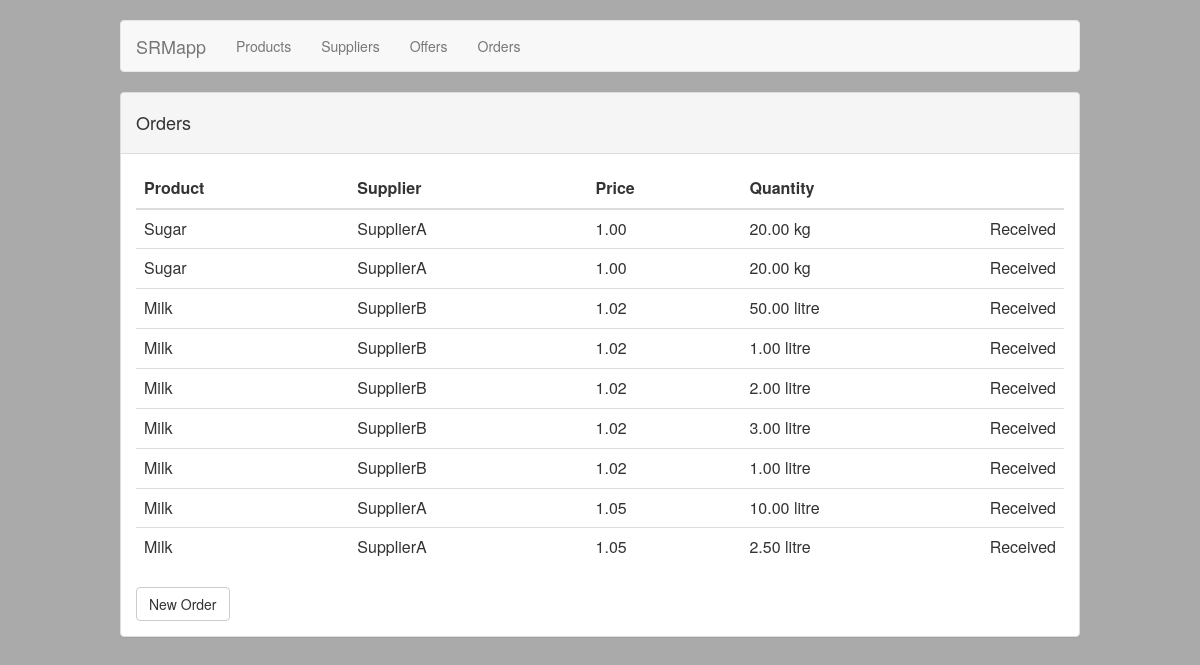
/SRMapp/orders/, run on the app's committed database.
### SRMapp/models.py (models this page shows)
class Order(models.Model):
	product = models.ForeignKey(Product)
	supplier = models.ForeignKey(Supplier)
	price = models.DecimalField(max_digits=5, decimal_places=2, default=0)
	quantity = models.DecimalField(max_digits=10, decimal_places=2, default=1)
	offer = models.ForeignKey(Offer)
	received = models.BooleanField(default=False)
	surv_price = models.IntegerField(default=0)
	surv_quality = models.IntegerField(default=0)
	surv_delivery_time = models.IntegerField(default=0)

class  Product(models.Model):
	name = models.CharField(max_length=200)
	unit = models.CharField(max_length=200)
	def __unicode__(self):
		return self.name

class Supplier(models.Model):
	name = models.CharField(max_length=200)
	surv_price = models.DecimalField(max_digits=3, decimal_places=2, default=0)
	surv_quality = models.DecimalField(max_digits=3, decimal_places=2, default=0)
	surv_delivery_time = models.DecimalField(max_digits=3, decimal_places=2, default=0)
	def __unicode__(self):
		return self.name

### SRMapp/views.py (the view)
def orderList(request):
	order_list = Order.objects.order_by('-product')[:100]
	offer_list = Offer.objects.order_by('-product')[:100]
	context = {'order_list': order_list, 'offer_list': offer_list, 'ordersOn': "1"}
	return render(request, 'SRMapp/orderList.html', context)

### SRMapp/models.py (called while the page is built)
	def __unicode__(self):
		return str(self.product)+"   "+str(self.supplier)+"   "+str(self.price)

### SRMapp/templates/SRMapp/orderList.html (shortened to what this page needs)
{% extends 'SRMapp/base.html' %}
{% block content %}
<div class="panel panel-default">
    <div class="panel-heading">
        <h4>Orders</h4>
    </div>
    <div class="panel-body">
        <table class="table">
            <thead>
                <tr>
                    <th>Product</th>
                    <th>Supplier</th>
                    <th>Price</th>
                    <th>Quantity</th>
                    <th></th>
                </tr>
            </thead>
            {% for order in order_list %}
            <tr>
                <td>{{ order.product.name }}</td>
                <td>{{ order.supplier.name }}</td>
                <td>{{ order.price }}</td>
                <td>{{ order.quantity }} {{ order.product.unit }}</td>
                <td style="width:50px;">
                    {% if order.received %}
                        Received
                    {% else %}
                        <button type="button" class="btn btn-default receiveOrderWithId" data-toggle="modal" data-target="#receiveOrderModal" data-id="{{ order.id }}">Receive</button>
                    {% endif %}
                </td>
            </tr>
            {% endfor %}
        </table>
        <button type="button" class="btn btn-default" data-toggle="modal" data-target="#newOrderModal">New Order</button>
    </div>
</div>
{% endblock %}

### SRMapp/static/SRMapp/navbar.css (style rules this page uses)
body { padding-top: 20px; padding-bottom: 20px; padding-left: 10%; padding-right: 10%; background-color: #AAA; }

### data on the page
Order: product.name "Sugar", supplier.name "SupplierA", price "1.00", quantity "20.00", product.unit "kg", received "Received"
Order: product.name "Sugar", supplier.name "SupplierA", price "1.00", quantity "20.00", product.unit "kg", received "Received"
Order: product.name "Milk", supplier.name "SupplierB", price "1.02", quantity "50.00", product.unit "litre", received "Received"
Order: product.name "Milk", supplier.name "SupplierB", price "1.02", quantity "1.00", product.unit "litre", received "Received"
Order: product.name "Milk", supplier.name "SupplierB", price "1.02", quantity "2.00", product.unit "litre", received "Received"
Order: product.name "Milk", supplier.name "SupplierB", price "1.02", quantity "3.00", product.unit "litre", received "Received"
Order: product.name "Milk", supplier.name "SupplierB", price "1.02", quantity "1.00", product.unit "litre", received "Received"
Order: product.name "Milk", supplier.name "SupplierA", price "1.05", quantity "10.00", product.unit "litre", received "Received"
Order: product.name "Milk", supplier.name "SupplierA", price "1.05", quantity "2.50", product.unit "litre", received "Received"
